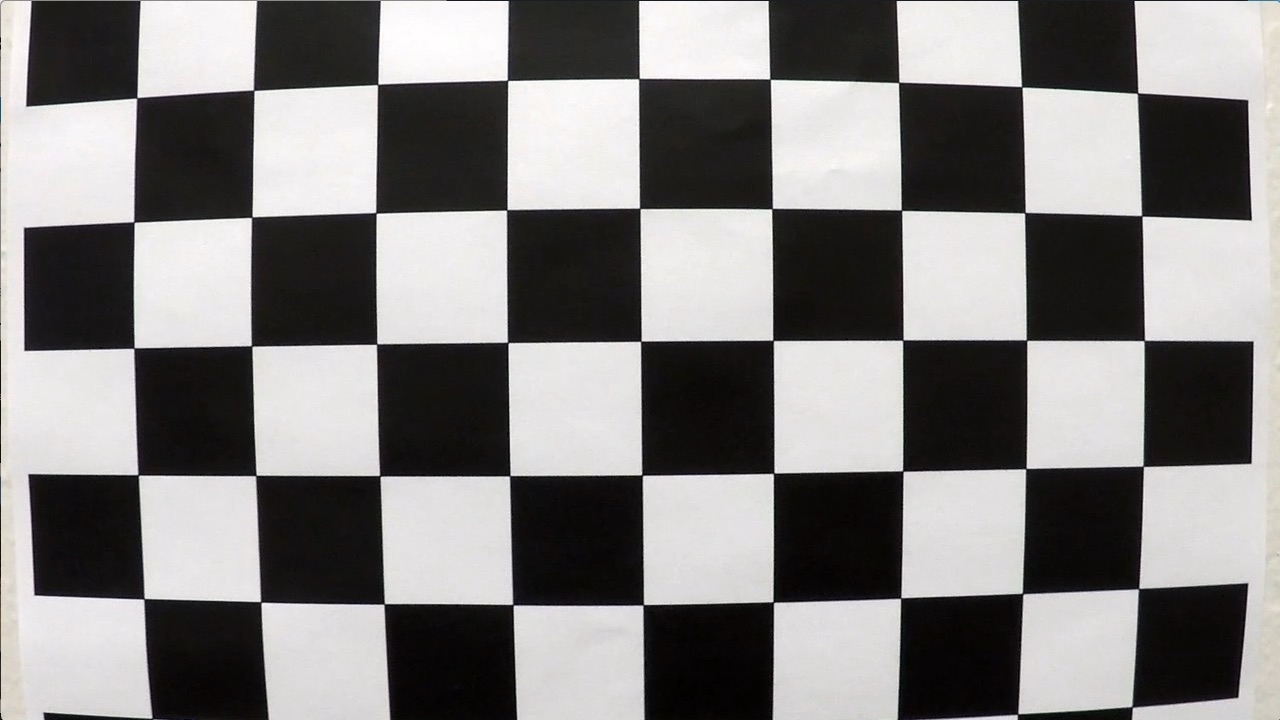
#> input picture camera_cal/calibration1.jpg, 1280 x 720 px; the run also reads 1 picture not shown here
$ jupyter execute --allow-errors P4-SDCND.ipynb   (shell and % lines are left out)   (older library calls are emulated)
#> lines starting #> are read from the running program, lines starting #| are printed output that depends on the picture; after the words box and inside, x2 and y2 are one past the last pixel; in counts of white or black regions, pixels touching at a corner belong together
[cell 1]
import cv2
import glob
import numpy as np
from math import *
import matplotlib.pyplot as plt
import matplotlib.image as mpimg
# Import everything needed to edit/save/watch video clips
from moviepy.editor import VideoFileClip
from IPython.display import HTML

[cell 2]
def calibrate_camera(images):
    # Arrays to store object points and image points from all the images
    objpoints = []  # 3D points in real world space
    imgpoints = []  # 2D points in image plane

    # Prepare object points, like (0,0,0), (1,0,0), (2,0,0) ..., (7,5,0)
    objp = np.zeros((6 * 9, 3), np.float32)
    objp[:, :2] = np.mgrid[0:9, 0:6].T.reshape(-1, 2)  # x, y coordinates

    for fname in images:
        img = mpimg.imread(fname)
#> img is the input picture: shape (720, 1280, 3); mean R, G, B 130.1, 128.4, 127.8

        # convert image to grayscale
        gray = cv2.cvtColor(img, cv2.COLOR_BGR2GRAY)

        # Find the chessboard corners
        ret, corners = cv2.findChessboardCorners(gray, (9, 6), None)
#> ret = False; corners = None

        # If the corners are found, add object points, image points
        if ret == True:
            imgpoints.append(corners)
            objpoints.append(objp)

    img = mpimg.imread('./camera_cal/calibration1.jpg')
    img_size = (img.shape[1], img.shape[0])
    ret, mtx, dist, rvecs, tvecs = cv2.calibrateCamera(objpoints, imgpoints, img_size, None, None)
#> ret = 0.52; mtx = [[1072.5, 0, 657.6], [0, 1084.5, 284], [0, 0, 1]]; dist = [[-0.361, 1.03, 0.0145, 0.0027, -1.87]]; rvecs = ([0.448, -0.194, 0.0372], [-0.0188, 0.437, -0.0276]); tvecs = ([-1.92, 1, 18.17], [-17.03, -0.572, 30.34])
    return mtx, dist

images = glob.glob('./camera_cal/calibration*.jpg')
mtx, dist = calibrate_camera(images)
#> mtx = [[1072.5, 0, 657.6], [0, 1084.5, 284], [0, 0, 1]]; dist = [[-0.361, 1.03, 0.0145, 0.0027, -1.87]]

[cell 3]
# Undistort chessboard image
image = mpimg.imread('./camera_cal/calibration1.jpg')
undist = cv2.undistort(image, mtx, dist, None, mtx)
#> (the rest of this cell did not finish here and is left out)

[cell 4]
image = mpimg.imread('./test_images/test1.jpg')
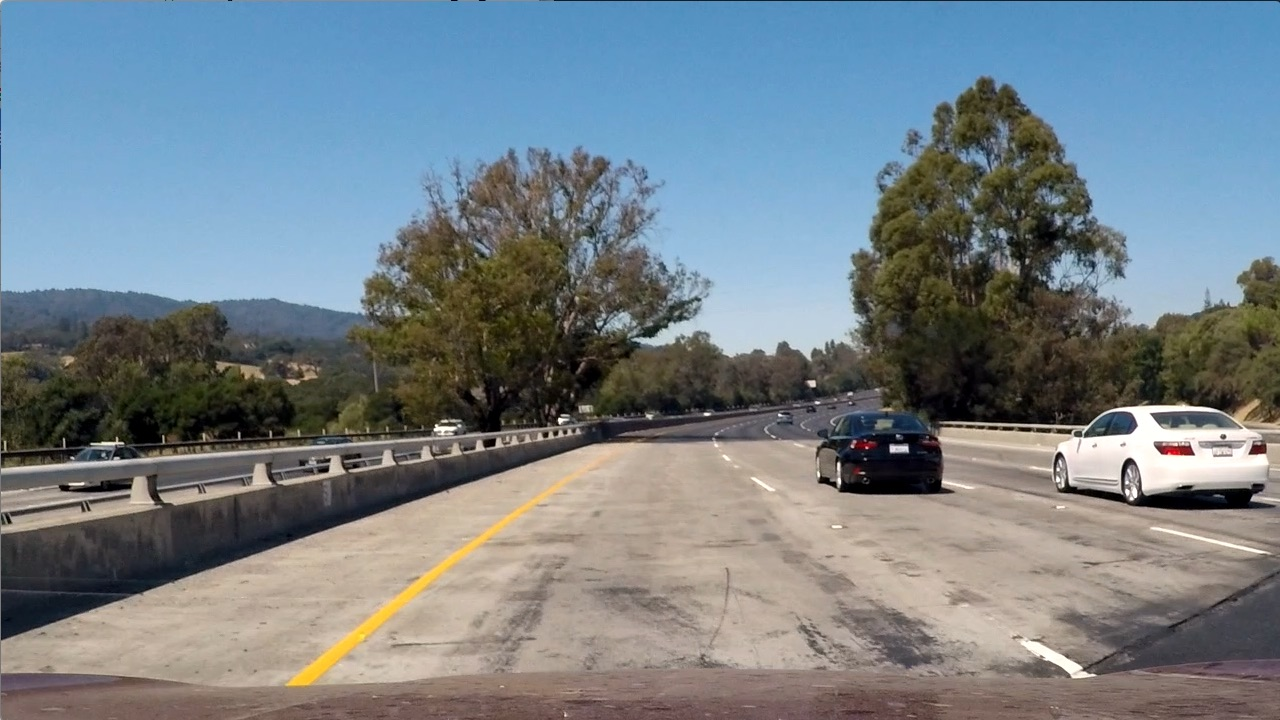
#> input picture test_images/test1.jpg, 1280 x 720 px
#> image is the input picture: shape (720, 1280, 3); mean R, G, B 117.5, 128.7, 135.5
undist = cv2.undistort(image, mtx, dist, None, mtx)
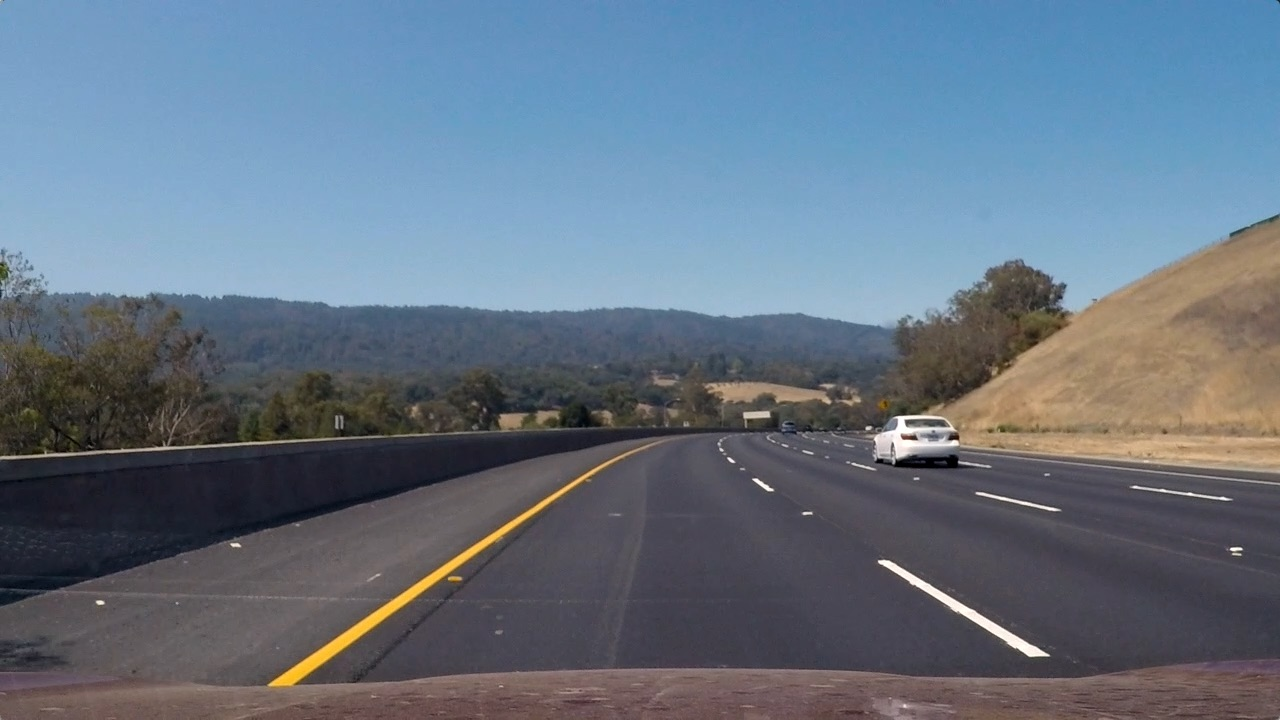
#> input picture test_images/test3.jpg, 1280 x 720 px
#> further down, image is the input picture: shape (720, 1280, 3); mean R, G, B 101.1, 115.3, 130.7
#> (the rest of this cell did not finish here and is left out)

[cell 5]
def gradient_color_threshold(image, mask_half=False):
#> called with mask_half = True
    hls = cv2.cvtColor(image.astype(np.uint8), cv2.COLOR_RGB2HLS)
#> hls: shape (720, 1280, 3); mean of channels 0, 1, 2 94.8, 115.7, 62.1
    gray = (0.5 * image[:, :, 0] + 0.4 * image[:, :, 1] + 0.1 * image[:, :, 2]).astype(np.uint8)
    s = hls[:, :, 2]

    _, gray_binary = cv2.threshold(gray.astype('uint8'), 150, 255, cv2.THRESH_BINARY)
#> gray_binary: shape (720, 1280); 18.1% white; 465 white regions (412 under 20 px), largest, box (x1, y1, x2, y2) and area: (0, 114, 1280, 473) 152279, (268, 448, 640, 687) 3532, (1131, 372, 1280, 431) 2970

    total_px = image.shape[0] * image.shape[1]
    laplacian = cv2.Laplacian(gray, cv2.CV_32F, ksize=21)
    mask_three = (laplacian < 0.15 * np.min(laplacian)).astype(np.uint8)
#> mask_three: shape (720, 1280); values 0 (black) and 1 (white), 1.9% white; 335 white regions (216 under 20 px), largest, box (x1, y1, x2, y2) and area: (268, 435, 701, 687) 2908, (877, 560, 1050, 657) 1543, (0, 435, 389, 460) 1457
    if cv2.countNonZero(mask_three) / total_px < 0.01:
        laplacian = cv2.Laplacian(gray, cv2.CV_32F, ksize=21)
        mask_three = (laplacian < 0.075 * np.min(laplacian)).astype(np.uint8)

    _, s_binary = cv2.threshold(s.astype('uint8'), 150, 255, cv2.THRESH_BINARY)
#> s_binary: shape (720, 1280); 0.58% white; 105 white regions (98 under 20 px), largest, box (x1, y1, x2, y2) and area: (270, 468, 599, 686) 3182, (879, 561, 1045, 656) 1109, (888, 416, 935, 451) 372
    mask_two = s_binary

    combined_binary = np.clip(cv2.bitwise_and(gray_binary,
                                              cv2.bitwise_or(mask_three, mask_two)), 0, 1).astype('uint8')
#> combined_binary: shape (720, 1280); values 0 (black) and 1 (white), 1.3% white; 191 white regions (125 under 20 px), largest, box (x1, y1, x2, y2) and area: (268, 448, 640, 687) 3237, (878, 560, 1050, 657) 1528, (873, 415, 960, 464) 1287

    # Mask out top half of image to reduce distractions
    # Only used when unwarped image is passed in
    if mask_half:
        combined_binary[:ceil(image.shape[0] // 2)] = 0
    return combined_binary


def find_perspective_points(image):
    edges = gradient_color_threshold(image, True)

    # Computing perspective points automatically
    rho = 2  # distance resolution in pixels of the Hough grid
    theta = 1 * np.pi / 180  # angular resolution in radians of the Hough grid
    threshold = 100  # minimum number of votes (intersections in Hough grid cell)
    min_line_length = 100  # minimum number of pixels making up a line
    max_line_gap = 25  # maximum gap in pixels between connectable line segments

    angle_min_mag = 20 * pi / 180
    angle_max_mag = 65 * pi / 180

    lane_markers_x = [[], []]
    lane_markers_y = [[], []]

    masked_edges = np.copy(edges)
    masked_edges[:edges.shape[0] * 6 // 10, :] = 0
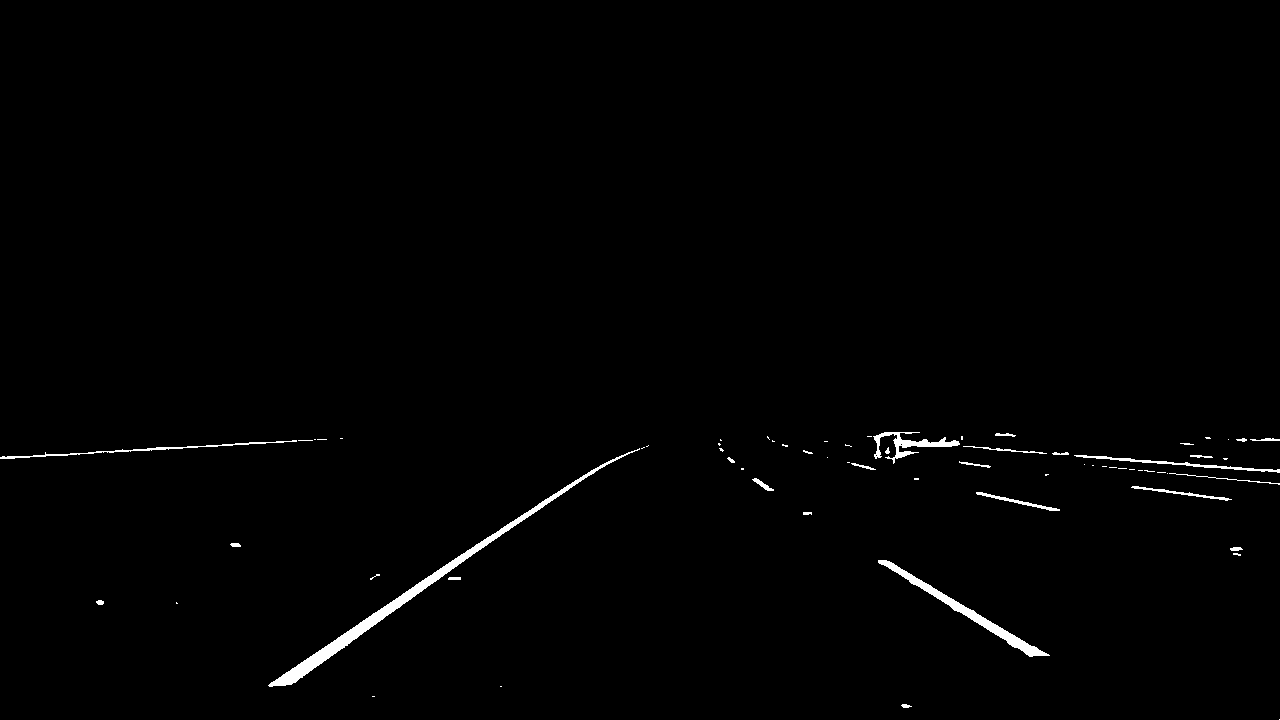
#> masked_edges: shape (720, 1280); values 0 (black) and 1 (white), 0.91% white; 67 white regions (41 under 20 px), largest, box (x1, y1, x2, y2) and area: (268, 448, 640, 687) 3237, (878, 560, 1050, 657) 1528, (873, 432, 960, 464) 758
    lines = cv2.HoughLinesP(masked_edges, rho, theta, threshold, min_line_length, max_line_gap)
#> lines = 39 rows, first 6: [275, 685, 604, 463], [271, 686, 593, 469], [1119, 460, 1279, 471], [432, 574, 463, 553], [280, 685, 427, 586], [268, 685, 431, 575]
    for line in lines:
        for x1, y1, x2, y2 in line:
            theta = atan2(y1 - y2, x2 - x1)
            # rho = ((x1 + x2) * cos(theta) + (y1 + y2) * sin(theta)) / 2
            if (abs(theta) >= angle_min_mag) and (abs(theta) <= angle_max_mag):
                if theta > 0:
                    i = 0  # Left lane marker
                else:
                    i = 1  # Right lane marker
                lane_markers_x[i].append(x1)
                lane_markers_x[i].append(x2)
                lane_markers_y[i].append(y1)
                lane_markers_y[i].append(y2)
#> this loop made 39 passes

    if len(lane_markers_x[0]) < 1 or len(lane_markers_x[1]) < 1:
        # Failed to find two lane markers
        return None

    p_left = np.polyfit(lane_markers_y[0], lane_markers_x[0], 1)
    p_right = np.polyfit(lane_markers_y[1], lane_markers_x[1], 1)

    # Find intersection of the two lines
    apex_pt = np.linalg.solve([[p_left[0], -1], [p_right[0], -1]], [-p_left[1], -p_right[1]])
    top_y = ceil(apex_pt[0] + 0.075 * edges.shape[0])

    bl_pt = ceil(np.polyval(p_left, edges.shape[0]))
    tl_pt = ceil(np.polyval(p_left, top_y))

    br_pt = ceil(np.polyval(p_right, edges.shape[0]))
    tr_pt = ceil(np.polyval(p_right, top_y))

    src = np.array([[tl_pt, top_y],
                    [tr_pt, top_y],
                    [br_pt, edges.shape[0]],
                    [bl_pt, edges.shape[0]]], np.float32)

    # get_perspective_transform(edges, src_in=src, dst_in=None, display=False)
    return src


def get_perspective_transform(image, src_in=None, dst_in=None, display=False):
    img_size = image.shape
    if src_in is None:
        src = np.array([[585. / 1280. * img_size[1], 455. / 720. * img_size[0]],
                        [705. / 1280. * img_size[1], 455. / 720. * img_size[0]],
                        [1130. / 1280. * img_size[1], 720. / 720. * img_size[0]],
                        [190. / 1280. * img_size[1], 720. / 720. * img_size[0]]], np.float32)
    else:
        src = src_in

    if dst_in is None:
        dst = np.array([[300. / 1280. * img_size[1], 100. / 720. * img_size[0]],
                        [1000. / 1280. * img_size[1], 100. / 720. * img_size[0]],
                        [1000. / 1280. * img_size[1], 720. / 720. * img_size[0]],
                        [300. / 1280. * img_size[1], 720. / 720. * img_size[0]]], np.float32)
    else:
        dst = dst_in

    M = cv2.getPerspectiveTransform(src, dst)
    Minv = cv2.getPerspectiveTransform(dst, src)
    return M, Minv

[cell 6]
image = mpimg.imread('test_images/test3.jpg')
src = find_perspective_points(image)
#> src = [[576, 481], [748, 481], [1149, 720], [227, 720]]
undist = cv2.undistort(image, mtx, dist, None, mtx)

# https://www.packtpub.com/mapt/book/Application+Development/9781785283932/2/ch02lvl1sec22/Sharpening
kernel_sharpen = np.array([[-1, -1, -1, -1, -1],
                           [-1, 2, 2, 2, -1],
                           [-1, 2, 8, 2, -1],
                           [-1, 2, 2, 2, -1],
                           [-1, -1, -1, -1, -1]]) / 8.0

edges = gradient_color_threshold(undist, mask_half=True)
#> call 2 of gradient_color_threshold, with mask_half = True
#> in gradient_color_threshold (call 2), `_, s_binary = cv2.threshold(s.astype('uint8'), 150, 255, cv2.THRESH_BI..`:
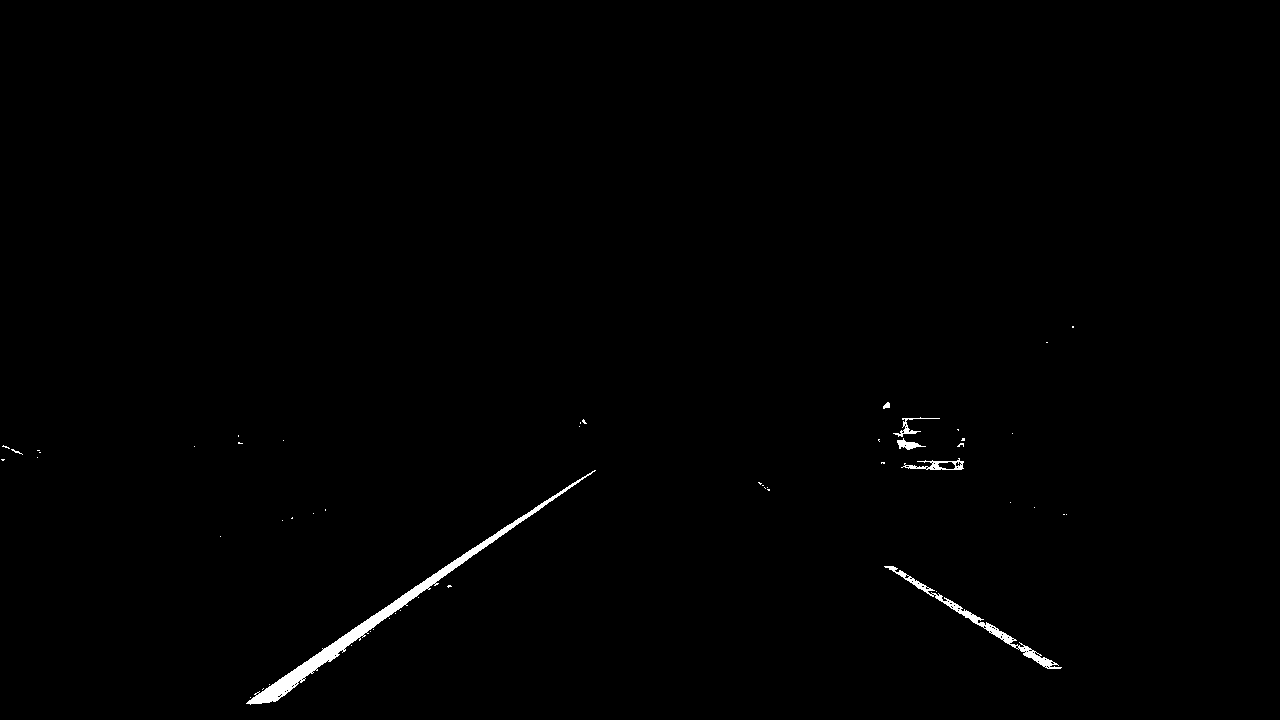
#> s_binary: shape (720, 1280); 0.59% white; 53 white regions (46 under 20 px), largest, box (x1, y1, x2, y2) and area: (246, 470, 596, 705) 3492, (884, 566, 1062, 669) 1140, (901, 458, 964, 470) 284
#> (the rest of the program and of its run is left out)
